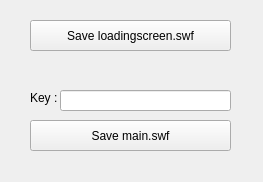
<?xml version="1.0" encoding="UTF-8"?>
<ui version="4.0">
 <class>MainWindow</class>
 <widget class="QMainWindow" name="MainWindow">
  <property name="geometry">
   <rect>
    <x>0</x>
    <y>0</y>
    <width>263</width>
    <height>182</height>
   </rect>
  </property>
  <property name="windowTitle">
   <string>Darkorbit Decrypter</string>
  </property>
  <property name="animated">
   <bool>true</bool>
  </property>
  <widget class="QWidget" name="centralWidget">
   <widget class="QPushButton" name="pushButton">
    <property name="geometry">
     <rect>
      <x>30</x>
      <y>120</y>
      <width>201</width>
      <height>31</height>
     </rect>
    </property>
    <property name="text">
     <string>Save main.swf</string>
    </property>
   </widget>
   <widget class="QPushButton" name="pushButton_2">
    <property name="geometry">
     <rect>
      <x>30</x>
      <y>20</y>
      <width>201</width>
      <height>31</height>
     </rect>
    </property>
    <property name="text">
     <string>Save loadingscreen.swf</string>
    </property>
   </widget>
   <widget class="QLabel" name="label">
    <property name="geometry">
     <rect>
      <x>30</x>
      <y>90</y>
      <width>31</width>
      <height>16</height>
     </rect>
    </property>
    <property name="text">
     <string>Key :</string>
    </property>
   </widget>
   <widget class="QLineEdit" name="lineEdit">
    <property name="geometry">
     <rect>
      <x>60</x>
      <y>90</y>
      <width>171</width>
      <height>21</height>
     </rect>
    </property>
   </widget>
  </widget>
  <widget class="QMenuBar" name="menuBar">
   <property name="geometry">
    <rect>
     <x>0</x>
     <y>0</y>
     <width>263</width>
     <height>20</height>
    </rect>
   </property>
   <property name="nativeMenuBar">
    <bool>true</bool>
   </property>
  </widget>
  <widget class="QStatusBar" name="statusBar">
   <property name="sizeGripEnabled">
    <bool>false</bool>
   </property>
  </widget>
 </widget>
 <layoutdefault spacing="6" margin="11"/>
 <resources/>
 <connections/>
</ui>
